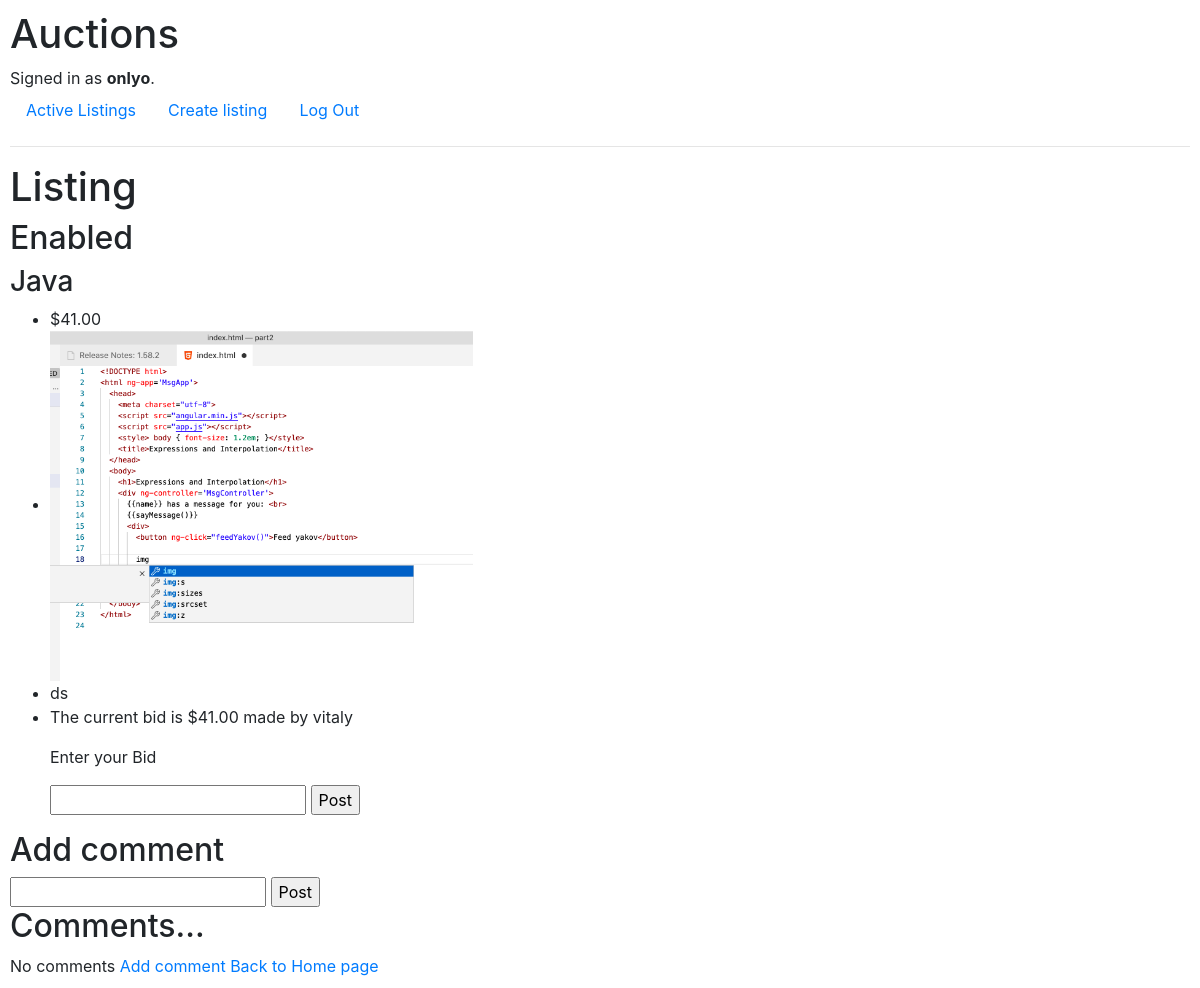
The page /listing/24 (signed in) on the database its author committed.
### auctions/models.py (models this page shows, shortened)
class User(AbstractUser):
    pass

class ListingStatus(models.Model):
    ENABLED = "Enabled"
    DISABLED = "Disabled"
    STATUS_CHOICES = [(ENABLED, "Enabled"), (DISABLED, "Disabled")]
    listing = models.ForeignKey(
        Listing, related_name="statuses", on_delete=models.CASCADE
    )
    status = models.CharField(max_length=8,choices=STATUS_CHOICES, default=DISABLED)

class Listing(models.Model):
    title = models.CharField(max_length=64)
    description = models.CharField(max_length=256)
    price = models.DecimalField(max_digits=24, decimal_places=2)
    photo = models.ImageField()
    bid = models.ForeignKey(
        Bid, on_delete=models.CASCADE, blank=True, null=True)
    user = models.ForeignKey(
        User, on_delete=models.CASCADE, related_name="users", default=1
    )
    buyer = models.ForeignKey(
        User, on_delete=models.CASCADE, related_name="buyers", blank=True, default=1
    )
    seller = models.ForeignKey(
        User, on_delete=models.CASCADE, related_name="sellers", blank=True, default=1
    )
    bidder = models.ForeignKey(
        User, on_delete=models.CASCADE, related_name="bidders", blank=True, default=1
    )
    category = models.ManyToManyField(Category, default=None, blank=True)
    created_at = models.DateTimeField(default=timezone.now)
    end_date = models.DateTimeField(default=timezone.now)

### auctions/views.py (the view, shortened to what this page needs)
# urls.py: path("listing/<int:listing_id>", views.listing, name="listing"),
def listing(request, listing_id):
    listing = Listing.objects.get(pk=listing_id)
    listing_status = ListingStatus.objects.get(listing=listing)
    message = ""
    comments = listing.comments.filter()
    new_comment = None
    print('IS PAST?? ', 'Ending date ', listing.end_date, 'Now ', timezone.now())
    print(listing.end_date.hour, timezone.now().hour)
    days_left = listing.end_date.day - datetime.now().day
    hours_left = listing.end_date.hour - timezone.now().hour
    minutes_left = listing.end_date.minute - timezone.now().minute
    seconds_left = listing.end_date.second - timezone.now().second
    print(f'{days_left} Days left, {hours_left} hours and {minutes_left} minutes and {seconds_left} seconds.')
    return render(request, 'auctions/listing.html', {
        'listing_status':listing_status,
        "listing":listing,
        'comments':comments,
        'new_comment':new_comment
    })

### auctions/templates/auctions/listing.html (shortened to what this page needs)
{% extends "auctions/layout.html" %}
{% block body %}
<h1>Listing</h1>
<h2> {{listing_status.status}} </h2>
{% if listing_status.status == 'Disabled' %}
    {% if listing.buyer == request.user %}
        <h1> You won the auction</h1>
        <h3> You bought {{listing.title}} for ${{listing.price}}  </h3>
        {% else %}
        <h1> This listing has been ended </h1>
        <h3>  Sold {{listing.title}} for ${{listing.price}} to
        user {{listing.buyer}} </h3>
    {% endif %}
  <ul>
            <li>${{listing.price}}</li>
            <li><img src="{{listing.photo.url}}" weight=350px height=350px></li>
            <li>{{listing.description}}</li>
        </ul>
{% else %}
<h3> {{listing.title}} </h3>
<ul>
    <li>${{listing.price}}</li>
    <li><img src="{{listing.photo.url}}" weight=350px height=350px></li>
    <li>{{listing.description}}</li>
{% if user.is_authenticated %}
    <form action="" method="POST">
        <li>
            <p>The current bid is ${{listing.price}} made by {{listing.bidder}}</p>
            <p>Enter your Bid</p>
            <input type="number" name="amount">
            <input type="submit" value="Post">
        </li>
    </form>
{% endif %}
</ul>
<h2>Add comment </h2>
<form action="" method="POST" name="body">
    <input type="body" name="body">
    <input type="submit" value="Post">
</form>
<h2>Comments...</h2>
{% if not comments %}
    No comments <a href="#">Add comment</a>
{% endif %}
{% endif %}
<a href="{% url 'index' %}"> Back to Home page</a>
{% endblock %}

### auctions/templates/auctions/layout.html (shortened to what this page needs)
{% load static %}
<!DOCTYPE html>
<html lang="en">
    <head>
        <link rel="stylesheet" href="https://stackpath.bootstrapcdn.com/bootstrap/4.4.1/css/bootstrap.min.css">
        <link href="{% static 'auctions/styles.css' %}" rel="stylesheet">
    </head>
    <body>
        <h1>Auctions</h1>
        <div>
            {% if user.is_authenticated %}
                Signed in as <strong>{{ user.username }}</strong>.
            {% else %}
                Not signed in.
            {% endif %}
        </div>
        <ul class="nav">
            <li class="nav-item">
                <a class="nav-link" href="{% url 'index' %}">Active Listings</a>
            </li>
            {% if user.is_authenticated %}
                <li class="nav-item">
                    <a class="nav-link" href="{% url 'new' %}">Create listing</a>
                </li>
                <li class="nav-item">
                    <a class="nav-link" href="{% url 'logout' %}">Log Out</a>
                </li>
            {% endif %}
        </ul>
        <hr>
        {% block body %}
        {% endblock %}
    </body>
</html>

### auctions/static/auctions/styles.css (style rules this page uses)
body { padding: 10px; }

### rows shown on the page
User: username "onlyo"
ListingStatus: status "Enabled"
Listing: title "Java", price "41.00", photo (picture), description "ds", bidder "vitaly"
